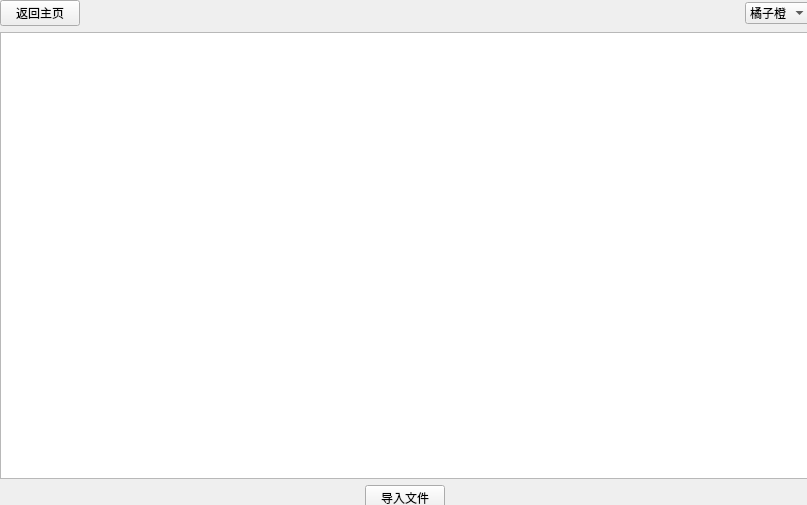
<?xml version="1.0" encoding="UTF-8"?>
<ui version="4.0">
 <class>Timetable</class>
 <widget class="QWidget" name="Timetable">
  <property name="geometry">
   <rect>
    <x>0</x>
    <y>0</y>
    <width>807</width>
    <height>505</height>
   </rect>
  </property>
  <property name="sizePolicy">
   <sizepolicy hsizetype="Preferred" vsizetype="Preferred">
    <horstretch>0</horstretch>
    <verstretch>0</verstretch>
   </sizepolicy>
  </property>
  <property name="windowTitle">
   <string>Form</string>
  </property>
  <widget class="QWidget" name="layoutWidget">
   <property name="geometry">
    <rect>
     <x>0</x>
     <y>0</y>
     <width>811</width>
     <height>511</height>
    </rect>
   </property>
   <layout class="QGridLayout" name="gridLayout">
    <property name="sizeConstraint">
     <enum>QLayout::SizeConstraint::SetDefaultConstraint</enum>
    </property>
    <item row="0" column="2" alignment="Qt::AlignmentFlag::AlignRight">
     <widget class="QComboBox" name="comboStyle">
      <property name="enabled">
       <bool>true</bool>
      </property>
      <property name="cursor">
       <cursorShape>OpenHandCursor</cursorShape>
      </property>
      <item>
       <property name="text">
        <string>橘子橙</string>
       </property>
      </item>
      <item>
       <property name="text">
        <string>樱花粉</string>
       </property>
      </item>
      <item>
       <property name="text">
        <string>晴空蓝</string>
       </property>
      </item>
      <item>
       <property name="text">
        <string>芋泥紫</string>
       </property>
      </item>
     </widget>
    </item>
    <item row="1" column="0" colspan="3">
     <widget class="QTableWidget" name="tableTimetable">
      <property name="cursor" stdset="0">
       <cursorShape>PointingHandCursor</cursorShape>
      </property>
      <property name="styleSheet">
       <string notr="true"/>
      </property>
     </widget>
    </item>
    <item row="0" column="1">
     <spacer name="horizontalSpacer_4">
      <property name="orientation">
       <enum>Qt::Orientation::Horizontal</enum>
      </property>
      <property name="sizeHint" stdset="0">
       <size>
        <width>40</width>
        <height>20</height>
       </size>
      </property>
     </spacer>
    </item>
    <item row="2" column="1" alignment="Qt::AlignmentFlag::AlignHCenter">
     <widget class="QPushButton" name="loadFileButton">
      <property name="sizePolicy">
       <sizepolicy hsizetype="Fixed" vsizetype="Fixed">
        <horstretch>0</horstretch>
        <verstretch>0</verstretch>
       </sizepolicy>
      </property>
      <property name="cursor">
       <cursorShape>PointingHandCursor</cursorShape>
      </property>
      <property name="text">
       <string>导入文件</string>
      </property>
     </widget>
    </item>
    <item row="2" column="2">
     <spacer name="horizontalSpacer_2">
      <property name="orientation">
       <enum>Qt::Orientation::Horizontal</enum>
      </property>
      <property name="sizeHint" stdset="0">
       <size>
        <width>40</width>
        <height>20</height>
       </size>
      </property>
     </spacer>
    </item>
    <item row="2" column="0">
     <spacer name="horizontalSpacer">
      <property name="orientation">
       <enum>Qt::Orientation::Horizontal</enum>
      </property>
      <property name="sizeHint" stdset="0">
       <size>
        <width>40</width>
        <height>20</height>
       </size>
      </property>
     </spacer>
    </item>
    <item row="0" column="0" alignment="Qt::AlignmentFlag::AlignLeft">
     <widget class="QPushButton" name="returnButton">
      <property name="sizePolicy">
       <sizepolicy hsizetype="Minimum" vsizetype="Fixed">
        <horstretch>0</horstretch>
        <verstretch>0</verstretch>
       </sizepolicy>
      </property>
      <property name="cursor">
       <cursorShape>PointingHandCursor</cursorShape>
      </property>
      <property name="text">
       <string>返回主页</string>
      </property>
      <property name="icon">
       <iconset>
        <normaloff>:/icons/icons/arrow_left.png</normaloff>:/icons/icons/arrow_left.png</iconset>
      </property>
      <property name="iconSize">
       <size>
        <width>16</width>
        <height>16</height>
       </size>
      </property>
     </widget>
    </item>
   </layout>
  </widget>
 </widget>
 <resources/>
 <connections/>
</ui>
